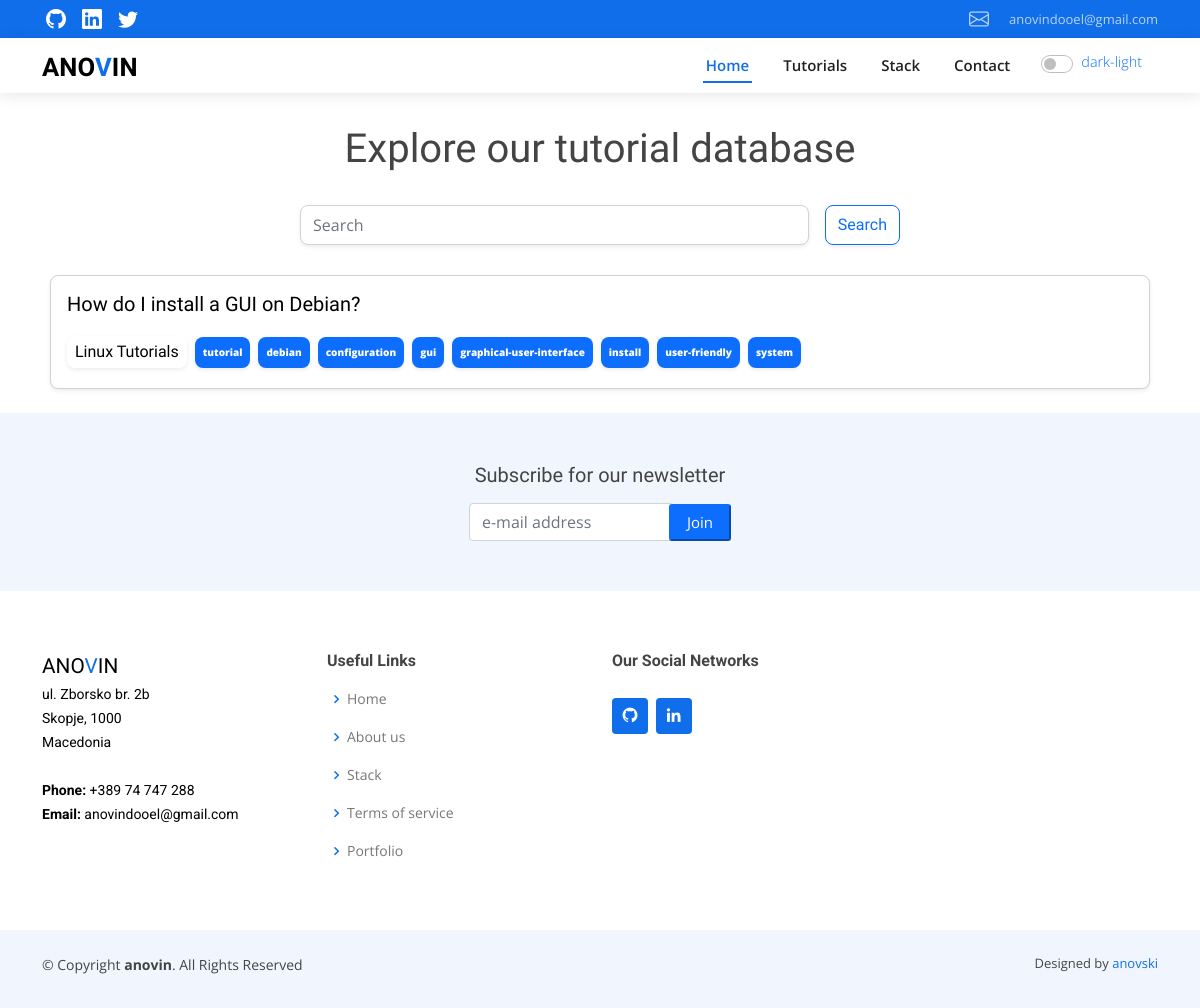
/tag/gui/, run on an earlier commit of the app's database.
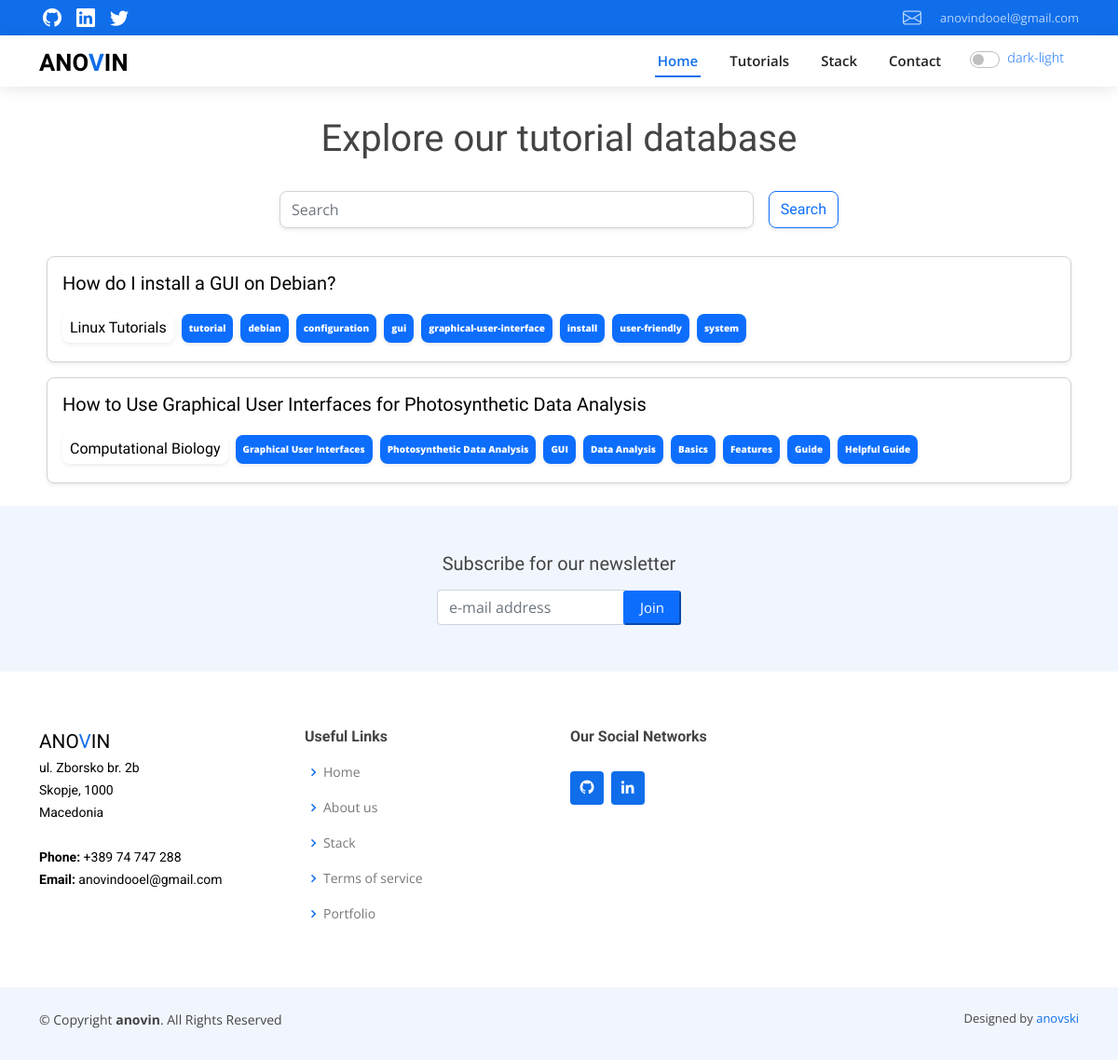
And on a later commit of the database.
### web/models.py (models this page shows, shortened)
class Tutorial(models.Model):
    title = models.CharField(max_length=255)
    slug = models.CharField(max_length=225, null=True, blank=True)
    meta_description = models.TextField()
    introduction = models.TextField()
    steps = models.TextField()
    content = models.TextField()
    tags = models.ManyToManyField(Tag, blank=True)
    img = models.ImageField(upload_to='tutorials/images/', null=True, blank=True)
    category = models.ForeignKey(Category, on_delete=models.SET_NULL, null=True, blank=True)
    def get_absolute_url(self):
        return reverse('single_tutorial', kwargs={
            'slug': self.slug
        })

class Category(models.Model):
    name = models.CharField(max_length=250)
    slug = models.CharField(max_length=250)
    def __str__(self):
        return self.name

class Tag(models.Model):
    name = models.CharField(max_length=255)
    slug = models.CharField(max_length=255)
    def get_absolute_url(self):
        return reverse('single_tag', kwargs={
            'slug': self.slug
        })

### web/views.py (the view)
# urls.py: path('tag/<str:slug>/', views.single_tag, name='single_tag'),
def single_tag(request, slug=None):
    if request.method == 'GET' and 'instant_search' in request.GET:
        tuts = Tutorial.objects.filter(title__contains=request.GET['instant_search'])
        return render(request, 'tutorials.html', context={'tuts': tuts})
    else:
        tuts = Tutorial.objects.filter(tags__slug__iexact=slug)
        tag = Tag.objects.filter(slug=slug)[0]
        return render(request, 'tutorials/single_tag.html', context={'tuts': tuts, 'tag': tag, 'slug': slug})

### web/templates/tutorials/single_tag.html (shortened to what this page needs)
<!DOCTYPE html>
{% load static %}
<html lang="en">
<head>
    {% include 'head.html' %}
<body>
{% include 'menu.html' %}
<div class="container">
    <div class="tag-cloud d-flex align-items-center justify-content-center flex-column w-100 h-auto p-2"
         style="border-radius:10px;">
        <h1 class="mt-4 mb-3" align="center">Explore our tutorial database</h1>
        <div class="w-100" style="margin-bottom:30px;">
            <form method="get" action="{% url 'tutorials' %}" class="d-flex  flex-column flex-md-row">
                <input id='instantSearch' type="text" class="form-control  w-100 shadow-sm  mt-3"
                       style="border-radius: 8px; height: 40px; "
                       placeholder="Search" name="instant_search">
                <button type="submit" class="btn mt-3 shadow-sm btn-outline-primary search-button float-end ms-md-3"
                        style="border-radius: 8px;">Search
                </button>
            </form>
        </div>
        {% for t in tuts %}
        <a href="{{t.get_absolute_url}}" class="text-white" style="text-decoration: none;">
            <div class=" shadow-sm d-flex align-items-center hover-bg p-3 mb-3"
                 style="color:black; border-radius: 8px; border: 1px solid #d2d2d2; background: white; cursor:pointer;">
                <div class="">
                    <h5 class="mb-3">{{ t.title }}</h5>
                    <div class="d-inline-flex flex-wrap align-items-center">
                        <span class="shadow-sm  p-1 pe-2 ps-2  me-2 mb-1 mt-1 cat-text "
                              style="border-radius: 8px; font-size: 16px; ">{{ t.category }}</span>
                        {% for tag in t.tags.all %}
                        <span class="shadow-sm p-2 bg-primary me-2 mb-1 mt-1"
                              style="border-radius: 8px; font-size: 10px; font-weight: 800; color:white;"> {{ tag.name }}</span>
                        {% endfor %}
                    </div>
                </div>
            </div>
        </a>
        {% endfor %}
    </div>
</div>
{% include 'tutorials/footer.html' %}
</body>
</html>

What changed in the data, as far as the page shows it:
added Tutorial: title "How to Use Graphical User Interfaces for Photosynthetic Data Analysis", category "Computational Biology"
added Tag: name "Graphical User Interfaces", shown under "How to Use Graphical User Interfaces for Photosynthetic Data Analysis"
added Tag: name "Photosynthetic Data Analysis", shown under "How to Use Graphical User Interfaces for Photosynthetic Data Analysis"
added Tag: name "GUI", shown under "How to Use Graphical User Interfaces for Photosynthetic Data Analysis"
added Tag: name "Data Analysis", shown under "How to Use Graphical User Interfaces for Photosynthetic Data Analysis"
added Tag: name "Basics", shown under "How to Use Graphical User Interfaces for Photosynthetic Data Analysis"
added Tag: name "Features", shown under "How to Use Graphical User Interfaces for Photosynthetic Data Analysis"
added Tag: name "Guide", shown under "How to Use Graphical User Interfaces for Photosynthetic Data Analysis"
added Tag: name "Helpful Guide", shown under "How to Use Graphical User Interfaces for Photosynthetic Data Analysis"
